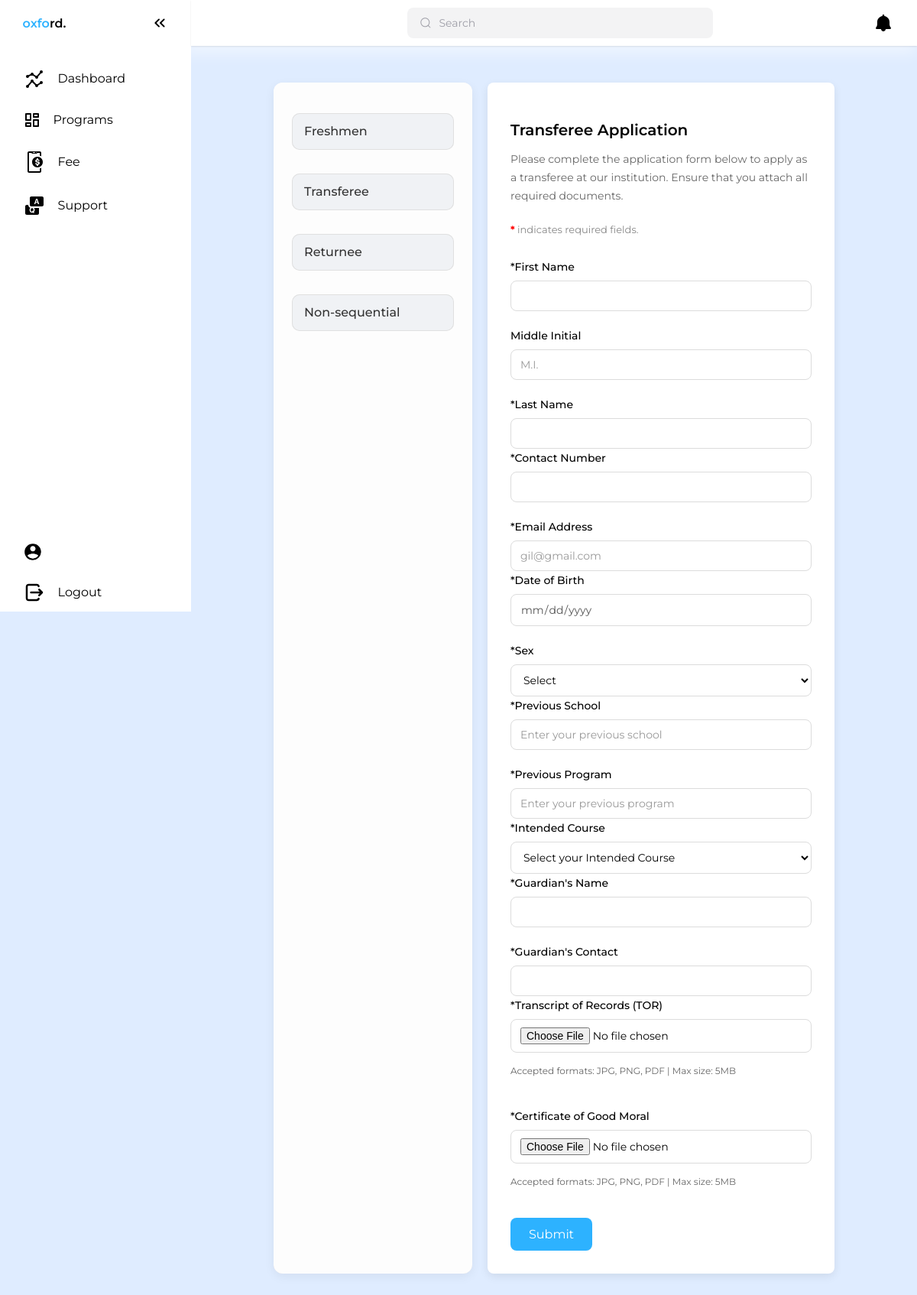
Before: /student/Transferee.php (signed in) with the older database file.
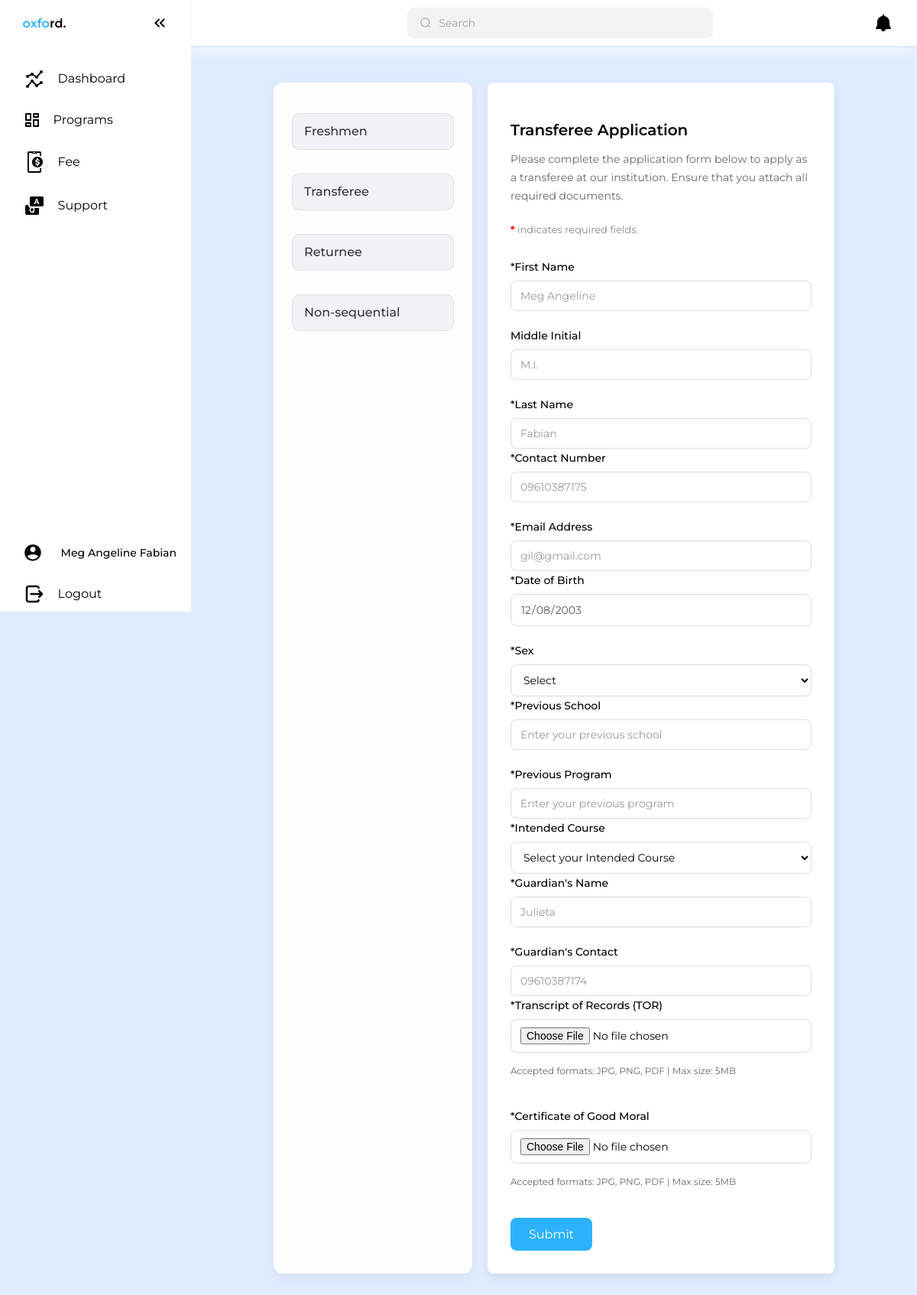
After: the same page with the newer database file.
### tables this page shows
CREATE TABLE `useraccount` (
  `user_id` int(11) NOT NULL,
  `email` varchar(255) NOT NULL,
  `username` varchar(255) NOT NULL,
  `password` varchar(255) NOT NULL,
  `OTP` int(11) NOT NULL
);

CREATE TABLE `studentprofile` (
  `profile_id` int(11) NOT NULL,
  `user_id` int(11) NOT NULL,
  `first_name` varchar(50) NOT NULL,
  `middle_name` varchar(50) DEFAULT NULL,
  `last_name` varchar(50) NOT NULL,
  `birthdate` date NOT NULL,
  `birthplace` varchar(100) NOT NULL,
  `age` int(11) NOT NULL,
  `phone` varchar(11) NOT NULL,
  `guardian_name` varchar(100) NOT NULL,
  `guardian_contact` varchar(11) NOT NULL,
  `relationship` varchar(50) NOT NULL,
  `created_at` timestamp NOT NULL DEFAULT CURRENT_TIMESTAMP
);

### student/Transferee.php (the view, shortened to what this page needs)
<?php
    include "sessioncheck.php";
    $user_id = $_SESSION['user_id'];
    $profile = null;
    $stmt1 = $conn->prepare("SELECT * FROM studentprofile WHERE user_id = ?");
    $stmt1->bind_param("i", $user_id);
    $stmt1->execute();
    $result1 = $stmt1->get_result();
    if ($result1 && $result1->num_rows > 0) {
        $profile = $result1->fetch_assoc();
    }
    $email = null;
    $stmt2 = $conn->prepare("SELECT email FROM useraccount WHERE user_id = ?");
    $stmt2->bind_param("i", $user_id);
    $stmt2->execute();
    $result2 = $stmt2->get_result();
    if ($result2 && $result2->num_rows > 0) {
        $email = $result2->fetch_assoc()['email'];
    }
?>
<!DOCTYPE html>
<html lang="en">
<head>
  <link rel="stylesheet" href="enrollment-regular.css">
</head>
<body>
  <?php include "stud-sidebar.php"; ?>
  <main>
    <div class="container">
      <div class="header">
        <h1>Student Enrollment</h1>
      </div>
      <div class="content-wrapper">
        <div class="side--container">
          <div class="regular">
            <a href="enrollment-regular.php"><p>Freshmen</p></a>
            <p class="<?= basename($_SERVER['PHP_SELF']) == 'transferee.php' ? 'active' : '' ?>">Transferee</p>
            <a href="returnee.php"><p>Returnee</p></a>
            <a href="non-sequential.php"><p>Non-sequential </p></a>
          </div>
        </div>
        <div class="Form-regular">
          <p class="description">Transferee Application</p>
          <p class="description--1">
            Please complete the application form below to apply as a transferee at our institution. Ensure that you attach all required documents.
          </p>
          <p class="description--1" style="color: #888; font-size: 13px; margin-bottom: 25px;">
            <strong style="color: red;">*</strong> indicates required fields.
          </p>
          <form method="POST" action="Transferee.php" enctype="multipart/form-data">
            <div class="form-section">
              <div class="form-row">
                <div class="form-group">
                  <label for="first-name">*First Name</label>
                  <input type="text" id="first-name" name="first-name" placeholder="<?php echo htmlspecialchars($profile['first_name']); ?>" disabled required>
                </div>
                <div class="form-group">
                  <label for="middle-initial">Middle Initial</label>
                  <input type="text" id="middle-initial" name="middle-initial" placeholder="M.I.">
                </div>
                <div class="form-group">
                  <label for="last-name">*Last Name</label>
                  <input type="text" id="last-name" name="last-name" placeholder="<?php echo htmlspecialchars($profile['last_name']); ?>" disabled require>
                </div>
              </div>
              <div class="form-row">
                <div class="form-group">
                <label for="contact-number">*Contact Number</label>
                <input type="text" id="contact-number" name="contact-number" placeholder="<?php echo htmlspecialchars($profile['phone']); ?>" maxlength="11"  disabled required />
                </div>
                <div class="form-group">
                  <label for="email">*Email Address</label>
                  <input type="email" id="email" name="email" placeholder="<?php echo htmlspecialchars($email); ?>" disabled required>
                </div>
              </div>
              <div class="form-row">
                <div class="form-group">
                  <label for="dob">*Date of Birth</label>
                  <input type="date" id="dob" name="dob" value="<?= isset($profile['birthdate']) ? htmlspecialchars($profile['birthdate']) : '' ?>"  disabled require>
                </div>
                <div class="form-group">
                  <label for="sex">*Sex</label>
                  <select id="sex" name="sex" required>
                    <option value="">Select</option>
                  </select>
                </div>
              </div>
              <div class="form-row">
                <div class="form-group">
                  <label for="prev-school">*Previous School</label>
                  <input type="text" id="prev-school" name="prev-school" placeholder="Enter your previous school" required>
                </div>
                <div class="form-group">
                  <label for="prev-program">*Previous Program</label>
                  <input type="text" id="prev-program" name="prev-program" placeholder="Enter your previous program" required>
                </div>
              </div>
              <div class="form-row">
                <div class="form-group">
                  <label for="intended-course">*Intended Course</label>
                  <select id="intended-course" name="intended-course" required>
                  <option value="">Select your Intended Course</option>
                  </select>
                </div>
              </div>
              <div class="form-row">
                <div class="form-group">
                  <label for="guardian-name">*Guardian's Name</label>
                  <input type="text" id="guardian-name" name="guardian-name" placeholder="<?php echo htmlspecialchars($profile['guardian_name']); ?>" disabled required>
                </div>
                <div class="form-group">
                <label for="guardian-contact">*Guardian's Contact</label>
                <input type="tel" id="guardian-contact" name="guardian-contact" placeholder="<?php echo htmlspecialchars($profile['guardian_contact']); ?>" maxlength="11" disabled required />
                </div>
              </div>
              <div class="form-row">
                <div class="form-group">
                  <label for="tor">*Transcript of Records (TOR)</label>
                  <input type="file" id="tor" name="tor" required>
                  <p style="font-size: 12px; color: #666;">Accepted formats: JPG, PNG, PDF | Max size: 5MB</p>
                </div>
                <div class="form-group">
                  <label for="good-moral">*Certificate of Good Moral</label>
                  <input type="file" id="good-moral" name="good-moral" required>
                  <p style="font-size: 12px; color: #666;">Accepted formats: JPG, PNG, PDF | Max size: 5MB</p>
                </div>
              </div>
              <div class="form-actions">
                <button type="submit" name="submitReg" class="button-submit">Submit</button>
              </div>
            </div>
          </form>
        </div>
      </div>
    </div>
  </main>
</body>
</html>

### student/stud-sidebar.php (shortened to what this page needs)
<?php
  include 'sessioncheck.php';
  $user_id = $_SESSION['user_id'];
  $stmt = $conn->prepare("SELECT * FROM studentprofile WHERE user_id = ?");
  $stmt->bind_param("i", $user_id);
  $stmt->execute();
  $result = $stmt->get_result();
  $user = $result->fetch_assoc();
?>
<!DOCTYPE html>
<html lang="en">
<head>
  <link rel="stylesheet" href="sidebar-style.css">
</head>
<body>
  <nav id="sidebar">
    <ul>
      <li>
      <span class="logo">
        <span style="color: #2DB2FF;">oxfo</span><span style="color: black;">rd.</span>
      </span>
        <button onclick=toggleSidebar() id="toggle-btn">
        </button>
      </li>
      <li>
        <a href="studDashboard.php">
          <span>Dashboard</span>
        </a>
      </li>
      <li>
        <a href="stud-programs.php">
          <span>Programs</span>
        </a>
      </li>
      <li>
        <a href="stud-tracking.php">
          <span>Fee</span>
        </a>
      </li>
      <li>
        <a href="studentSupport.php">
          <span>Support</span>
        </a>
      </li>
        <li class="head" style="display: flex; align-items: center;">
          <a href="studentProfile.php">
            <div class="user-img" style="margin-right: 10px; margin-top: -2px;">
            </div>
            <div class="user-details">
              <p class="name" style="margin: 0;"><?php echo htmlspecialchars($user['first_name'] . ' ' . $user['last_name']); ?></p>
            </div>
          </a>
      </li>
      <li>
        <a href="logout.php">
          <span>Logout</span>
        </a>
    </ul>
  </nav>
 <main>
  <?php
      include "header.php";
  ?>
</body>
</html>

### student/header.php (shortened to what this page needs)
<!DOCTYPE html>
<html lang="en">
<head>
	<link rel="stylesheet" href="header-style.css">
  <link rel="stylesheet" href="notif-drop.css">
</head>
<body>
  <div class="navbar">
    <div class="group">
      <input placeholder="Search" type="search" class="input">
    </div>
    <div class="navbar_right">
      <div class="notifications">
        <div class="icon_wrap">
      </div>
      </div>
    </div>
  </div>
  </body>
</html>

### student/enrollment-regular.css (style rules this page uses)
:root { --primary: #2DB2FF; --bg: #f5f7fa; --card-bg: #ffffff; --text: #333333; --border: #dcdcdc; --radius: 8px; --shadow: 0 4px 12px rgba(0, 0, 0, 0.08); --font: 'Segoe UI', Tahoma, sans-serif; }
* { margin: 0; padding: 0; box-sizing: border-box; font-family: var(--font); }
body { background: var(--bg); color: var(--text); }
main { padding: 20px; }
.header { text-align: center; padding-bottom: 20px; }
.content-wrapper { display: flex; gap: 20px; flex-wrap: wrap; }
.side--container { width: 260px; background: #fdfdfd; border-radius: 12px; box-shadow: 0 4px 14px rgba(0, 0, 0, 0.06); padding: 24px; display: flex; flex-direction: column; gap: 16px; position: relative; transition: all 0.3s ease; }
.side--container::before { content: ''; position: absolute; inset: 0; border-radius: inherit; background: linear-gradient(145deg, #ffffff, #e6e6e6); z-index: -1; }
.side--container .regular { display: flex; flex-direction: column; gap: 0px; margin-bottom: 0; }
.side--container .regular a { text-decoration: none; }
.side--container .regular p { background: #f0f2f5; padding: 12px 16px; border-radius: 10px; color: #333; font-weight: 500; text-align: left; cursor: pointer; transition: all 0.2s ease; box-shadow: inset 0 0 0 1px #e0e0e0; display: flex; align-items: center; gap: 10px; }
.Form-regular { flex: 1; background: var(--card-bg); padding: 30px; border-radius: var(--radius); box-shadow: var(--shadow); }
.description { font-size: 20px; font-weight: 600; margin-bottom: 10px; }
.description--1 { font-size: 14px; color: #666; margin-bottom: 20px; }
.form-row { display: flex; gap: 20px; flex-wrap: wrap; }
.form-group { flex: 1; min-width: 240px; display: flex; flex-direction: column; }
.form-group label { margin-bottom: 6px; font-size: 14px; font-weight: 500; }
input, select, textarea { padding: 10px 12px; border: 1px solid var(--border); border-radius: var(--radius); font-size: 14px; background: #fff; }
input::placeholder { color: #999; }
.button-submit { margin-top: 20px; padding: 12px 24px; background: var(--primary); color: white; font-size: 16px; border: none; border-radius: var(--radius); cursor: pointer; transition: background 0.3s ease; }

### student/sidebar-style.css (style rules this page uses)
:root { --base-clr: #11121a; --hover-clr: #2db2ff; --text-clr: #000000; --accent-clr: #2db2ff; --secondary-text-clr: #b0b3c1; }
* { margin: 0; padding: 0; }
html { font-family: 'Montserrat', 'Segoe UI', Tahoma, Geneva, Verdana, sans-serif; line-height: 1.5rem; }
body { min-height: 100vh; min-height: 100dvh; background-color: #D9F1FF; color: var(--text-clr); display: grid; grid-template-columns: auto 1fr; }
#sidebar { box-sizing: border-box; height: 100vh; width: 250px; padding: 5px 1em; background-color: white; border-right: 1px solid var(--line-clr); position: sticky; top: 0; align-self: start; transition: 300ms ease-in-out; overflow: hidden; text-wrap: nowrap; }
#sidebar ul { list-style: none; }
#sidebar a, #sidebar .dropdown-btn, #sidebar .logo { border-radius: .5em; padding: .85em; text-decoration: none; color: var(--text-clr); display: flex; align-items: center; gap: 1em; }
#sidebar svg { flex-shrink: 0; fill: var(--text-clr); }
#sidebar a span, #sidebar .dropdown-btn span { flex-grow: 1; }
main { padding: min(30px, 7%); }
main p { margin-top: 5px; margin-bottom: 15px; }
.header { display: flex; justify-content: center; align-items: center; height: 60px; background-color: #fff; padding: 0 20px; position: sticky; top: 0; z-index: 1000; background-color: #fff; }
.group { display: flex; align-items: center; position: relative; max-width: 400px; width: 100%; margin: 0 auto; }
.input { width: 100%; height: 40px; line-height: 28px; padding: 0 1rem; padding-left: 2.5rem; border: 2px solid transparent; border-radius: 8px; outline: none; background-color: #f3f3f4; color: #0d0c22; transition: .3s ease; }
.input::placeholder { color: #9e9ea7; }
.icon { position: absolute; left: 1rem; top: 50%; transform: translateY(-50%); fill: #9e9ea7; width: 1rem; height: 1rem; }
.header { position: absolute; left: 240px; top: 0; right: 0; height: 60px; display: flex; align-items: center; justify-content: space-between; padding: 0 20px; background-color: #fff; box-shadow: 0 10px 20px rgba(255, 255, 255, 0.5); z-index: 1; }
.head { margin-top: 400px; display: flex; align-items: center; gap: 10px; }
.user-img { width: 24px; height: 24px; border-radius: 50%; overflow: hidden; }
.user-details .name { font-size: 14px; font-weight: 500; }

### student/stud-sidebar.php (style rules this page uses)
#sidebar ul { padding: 0; list-style-type: none; }

Changed rows visible on the page:
added studentprofile: first_name+last_name "Meg Angeline Fabian", first-name "Meg Angeline", last-name "Fabian", contact-number "09610387175", dob "12/08/2003", guardian-name "Julieta", guardian-contact "09610387174"
